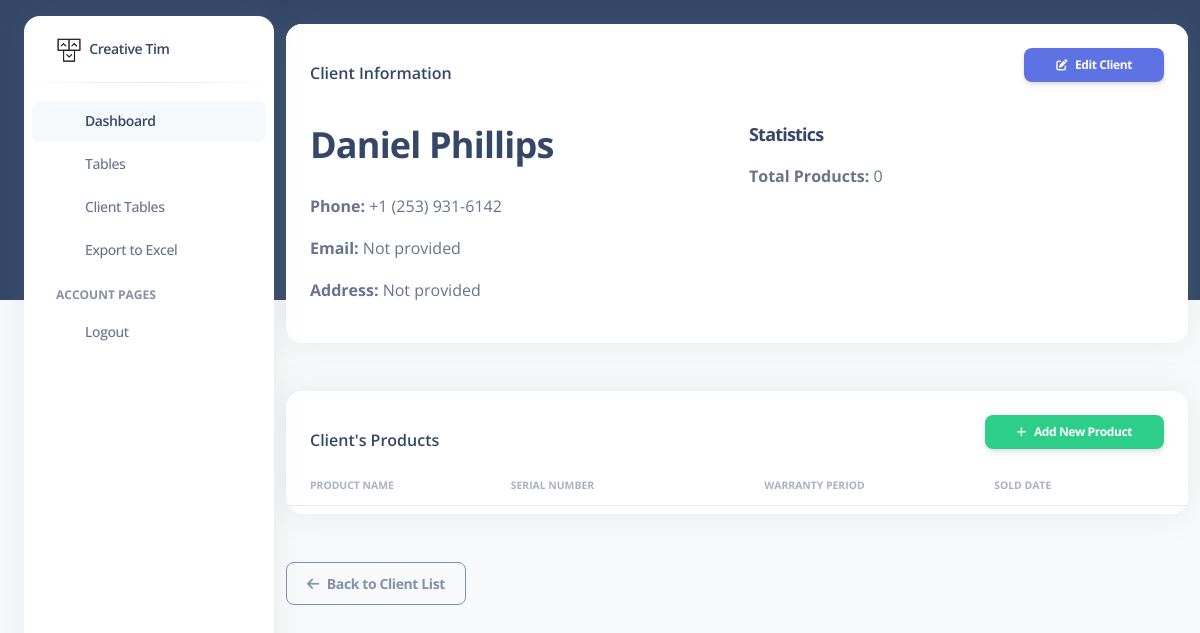
Page /product/clients/9/ (signed in) on the earlier database version.
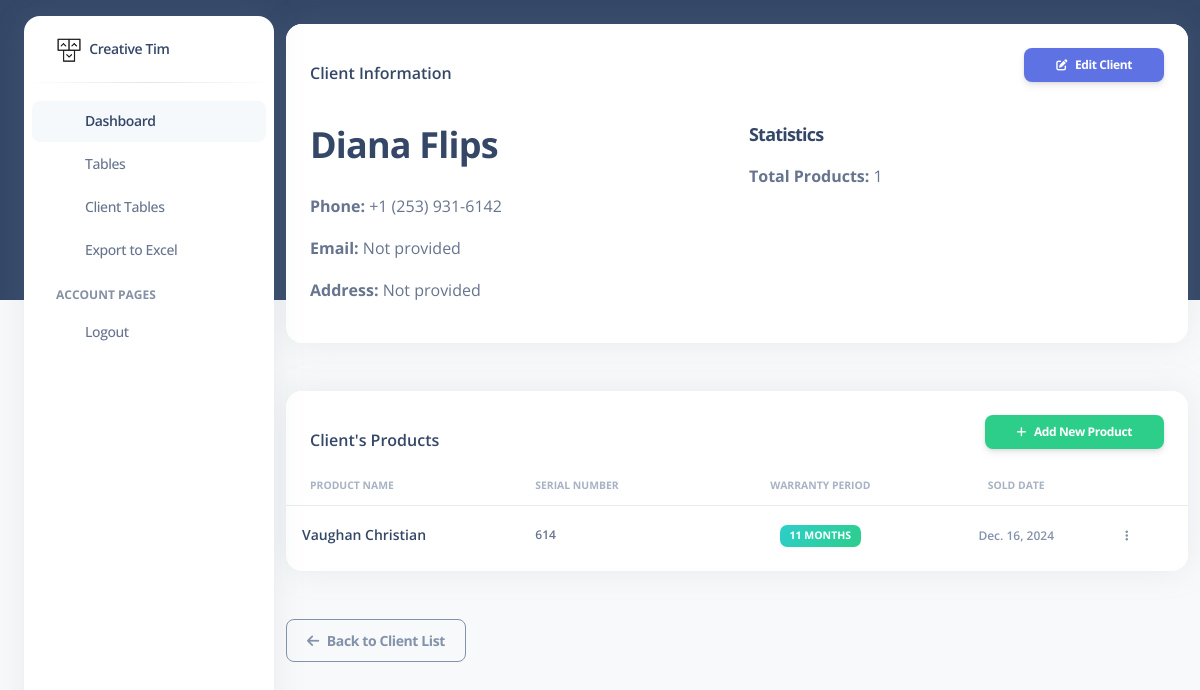
Same page on the later database version.
### product/models.py (models this page shows, shortened)
class Client(models.Model):
    name = models.CharField(max_length=255, verbose_name="Client Name")
    phone = models.CharField(
        max_length=15,
        unique=True,
        verbose_name="Phone Number",
        help_text="Enter the phone number (up to 15 digits)."
    )

class Product(models.Model):
    name = models.CharField(max_length=100, verbose_name="Product Name")
    is_warranty_active = models.BooleanField(
        default=True,
        verbose_name="Is Warranty Active",
        help_text="Indicates if the product warranty is still valid."
    )
    warranty_period = models.PositiveIntegerField(
        verbose_name="Warranty Period (Months)",
        help_text="Warranty duration in months (must be positive)."
    )
    sold_date = models.DateField(
        default=date.today,
        verbose_name="Date Sold",
        help_text="Date when the product was sold."
    )
    serial_number = models.CharField(
        max_length=50,  # Optimal uzunlik tanlangan
        unique=True,
        verbose_name="Serial Number",
        help_text="Unique identifier for the product."
    )
    client = models.ForeignKey(
        Client,
        on_delete=models.SET_NULL,
        null=True,
        blank=True,
        related_name='products'
    )
    created_at = models.DateTimeField(auto_now_add=True, verbose_name="Created At")
    updated_at = models.DateTimeField(auto_now=True, verbose_name="Last Updated")
    class Meta:
        verbose_name = "Product"
        verbose_name_plural = "Products"
        ordering = ['-created_at']

### product/views.py (the view)
# urls.py: path('clients/<int:pk>/', views.client_detail, name='client_detail'),
def client_detail(request, pk):
    client = get_object_or_404(Client, pk=pk)
    products = client.products.all()
    paginator = Paginator(products, 10)
    page_number = request.GET.get('page')
    page_obj = paginator.get_page(page_number)
    return render(request, 'pages/client_detail.html', {
        'client': client,
        'page_obj': page_obj,
        'title': f"Client Details: {client.name}"
    })

### templates/pages/client_detail.html (shortened to what the changed rows need)
{% extends 'pages/base.html' %}
{% block content %}
<div class="container-fluid py-4">
    <div class="row">
        <div class="col-12">
            <div class="card mb-4">
                <div class="card-body">
                    <div class="row">
                        <div class="col-md-6">
                            <h2 class="text-xl font-semibold mb-4">{{ client.name }}</h2>
                            <p><strong>Phone:</strong> {{ client.phone }}</p>
                            <p><strong>Email:</strong> {{ client.email|default:"Not provided" }}</p>
                            <p><strong>Address:</strong> {{ client.address|default:"Not provided" }}</p>
                        </div>
                        <div class="col-md-6">
                            <h3 class="text-lg font-semibold mb-3">Statistics</h3>
                            <p><strong>Total Products:</strong> {{ client.products.count }}</p>
                        </div>
                    </div>
                </div>
            </div>
        </div>
    </div>
    <div class="row mt-4">
        <div class="col-12">
            <div class="card mb-4">
                <div class="card-body px-0 pt-0 pb-2">
                    <div class="table-responsive p-0">
                        <table class="table align-items-center mb-0">
                            <thead>
                            <tr>
                                <th class="text-uppercase text-secondary text-xxs font-weight-bolder opacity-7">Product
                                    Name
                                </th>
                                <th class="text-uppercase text-secondary text-xxs font-weight-bolder opacity-7 ps-2">
                                    Serial Number
                                </th>
                                <th class="text-center text-uppercase text-secondary text-xxs font-weight-bolder opacity-7">
                                    Warranty Period
                                </th>
                                <th class="text-center text-uppercase text-secondary text-xxs font-weight-bolder opacity-7">
                                    Sold Date
                                </th>
                                <th class="text-secondary opacity-7"></th>
                            </tr>
                            </thead>
                            <tbody>
                            {% for product in client.products.all %}
                            <tr>
                                <td>
                                    <div class="d-flex px-2 py-1">
                                        <div class="d-flex flex-column justify-content-center">
                                            <h6 class="mb-0 text-sm">{{ product.name }}</h6>
                                        </div>
                                    </div>
                                </td>
                                <td>
                                    <p class="text-xs font-weight-bold mb-0">{{ product.serial_number }}</p>
                                </td>
                                <td class="align-middle text-center text-sm">
                                    <span class="badge badge-sm bg-gradient-success">{{ product.warranty_period }} months</span>
                                </td>
                                <td class="align-middle text-center">
                                    <span class="text-secondary text-xs font-weight-bold">{{ product.sold_date }}</span>
                                </td>
                                <td class="align-middle">
                                    <a href="{% url 'product_detail' product.id %}"
                                       class="btn btn-link text-secondary mb-0">
                                        <i class="fa fa-ellipsis-v text-xs"></i>
                                    </a>
                                </td>
                            </tr>
                            {% endfor %}
                            </tbody>
                        </table>
                    </div>
                </div>
            </div>
        </div>
    </div>
</div>
{% endblock %}

Differences in the rows shown:
changed Client: name "Daniel Phillips" → "Diana Flips"; products.count "0" → "1"
now on this page (row edited): Product: name "Vaughan Christian", serial_number "614", warranty_period "11", sold_date "Dec. 16, 2024"
